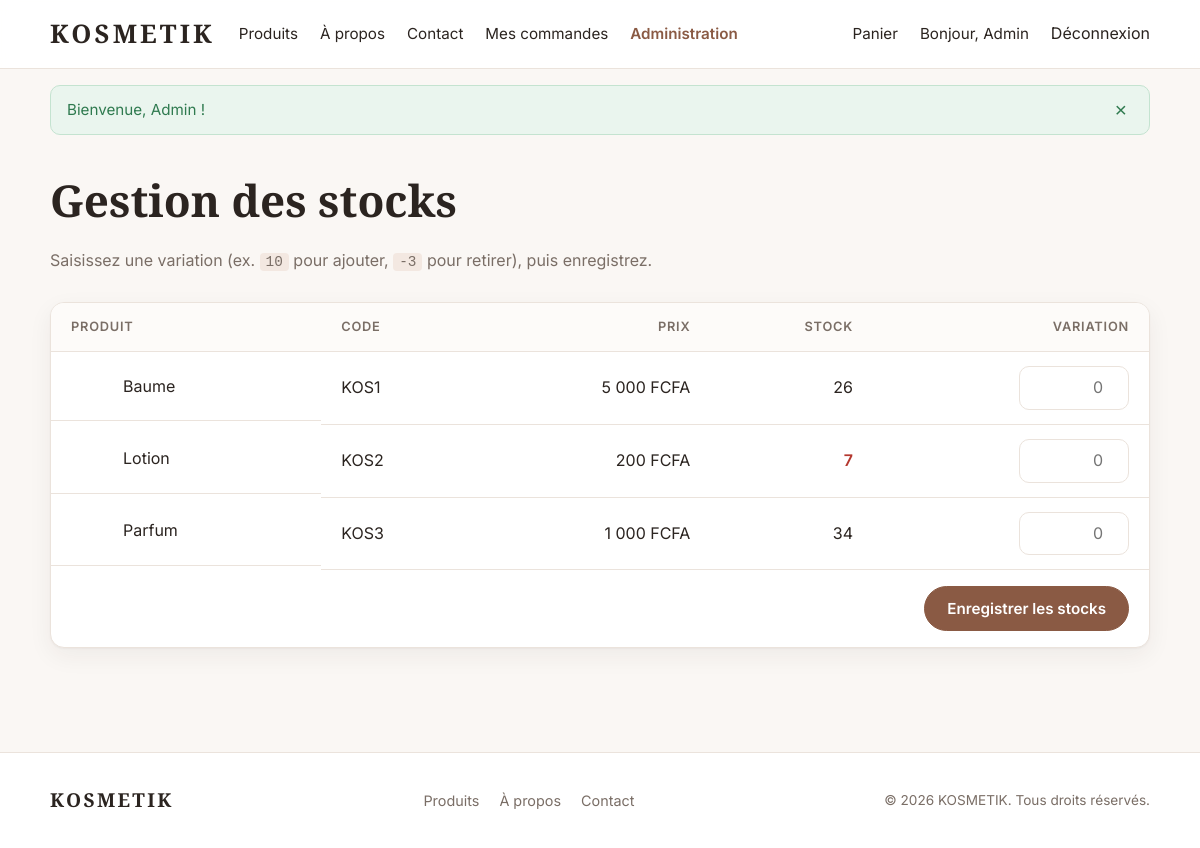
Screenshot of /admin.php (signed in) with the database file from the repository.
### tables this page shows
CREATE TABLE IF NOT EXISTS `products` (
  `id` int(11) NOT NULL auto_increment,
  `product_code` varchar(60) NOT NULL,
  `product_name` varchar(60) NOT NULL,
  `product_desc` tinytext NOT NULL,
  `product_img_name` varchar(60) NOT NULL,
  `qty` int(5) NOT NULL,
  `price` decimal(10,2) NOT NULL,
  PRIMARY KEY  (`id`),
  UNIQUE KEY `product_code` (`product_code`)
);

### includes/bootstrap.php (called while the page is built, shortened)
<?php
$CONFIG = require __DIR__ . '/config.php';
function db(): mysqli
{
    static $db = null;
    global $CONFIG;
    if ($db === null) {
        try {
            $db = new mysqli($CONFIG['db_host'], $CONFIG['db_user'], $CONFIG['db_pass'], $CONFIG['db_name']);
            $db->set_charset('utf8mb4');
        } catch (mysqli_sql_exception $e) {
            error_log('DB connection failed: ' . $e->getMessage());
            http_response_code(503);
            exit('Service momentanément indisponible. Veuillez réessayer plus tard.');
        }
    }
    return $db;
}
function db_query(string $sql, string $types = '', array $params = []): mysqli_stmt
{
    $stmt = db()->prepare($sql);
    $stmt->execute();
    return $stmt;
}
function db_all(string $sql, string $types = '', array $params = []): array
{
    return db_query($sql, $types, $params)->get_result()->fetch_all(MYSQLI_ASSOC);
}
function e(mixed $v): string
{
    return htmlspecialchars((string) $v, ENT_QUOTES | ENT_SUBSTITUTE, 'UTF-8');
}
function money(float|string $amount): string
{
    global $CONFIG;
    return number_format((float) $amount, 0, ',', ' ') . ' ' . $CONFIG['currency'];
}

### includes/config.php (called while the page is built, shortened)
<?php
$config = [
    'app_name'    => 'KOSMETIK',
    'currency'    => 'FCFA',
    'debug'       => getenv('APP_DEBUG') === '1',
    'db_host'     => getenv('DB_HOST') ?: 'localhost',
    'db_name'     => getenv('DB_NAME') ?: 'kosmetik',
    'db_user'     => getenv('DB_USER') ?: 'root',
    'db_pass'     => getenv('DB_PASS') ?: '',
    'smtp_host'   => getenv('SMTP_HOST') ?: 'localhost',
    'smtp_port'   => (int) (getenv('SMTP_PORT') ?: 1025),
    'mail_from'   => getenv('MAIL_FROM') ?: 'no-reply@kosmetik.com',
    'contact_email' => 'support@kosmetik.com',
];
$local = __DIR__ . '/config.local.php';
return $config;

### admin.php (the view, shortened to what this page needs)
<?php
require __DIR__ . '/includes/bootstrap.php';
$products = db_all('SELECT id, product_code, product_name, product_img_name, qty, price FROM products ORDER BY id');
require __DIR__ . '/includes/header.php';
?>
<section class="container page">
  <div class="page-head">
    <h1>Gestion des stocks</h1>
    <p class="muted">Saisissez une variation (ex. <code>10</code> pour ajouter, <code>-3</code> pour retirer), puis enregistrez.</p>
  </div>
  <form method="post" action="admin-update.php" class="card table-wrap">
    <table class="table">
      <thead><tr><th>Produit</th><th>Code</th><th class="num">Prix</th><th class="num">Stock</th><th class="num">Variation</th></tr></thead>
      <tbody>
        <?php foreach ($products as $p): ?>
          <tr>
            <td data-label="Produit" class="admin-product">
              <?= e($p['product_name']) ?>
            </td>
            <td data-label="Code"><?= e($p['product_code']) ?></td>
            <td data-label="Prix" class="num"><?= e(money($p['price'])) ?></td>
            <td data-label="Stock" class="num"><span class="<?= (int) $p['qty'] <= 10 ? 'low-stock' : '' ?>"><?= (int) $p['qty'] ?></span></td>
            <td data-label="Variation" class="num">
              <input class="input-small" type="number" step="1" min="-99999" max="99999" id="q<?= (int) $p['id'] ?>" name="quantity[<?= (int) $p['id'] ?>]" placeholder="0">
            </td>
          </tr>
        <?php endforeach; ?>
      </tbody>
    </table>
    <div class="form-actions"><button type="submit" class="btn">Enregistrer les stocks</button></div>
  </form>
</section>
<?php require __DIR__ . '/includes/footer.php'; ?>

### assets/css/style.css (style rules this page uses)
:root { --bg: #faf7f4; --surface: #ffffff; --text: #2b2420; --muted: #7a6e66; --line: #ebe3dc; --accent: #8a5a44; --accent-dark: #6e4433; --accent-soft: #f3e8e1; --danger: #b4382f; --success: #2f7a4f; --radius: 14px; --shadow: 0 1px 2px rgba(43, 36, 32, .04), 0 8px 24px rgba(43, 36, 32, .06); --serif: 'Cormorant Garamond', Georgia, serif; --sans: 'Inter', system-ui, -apple-system, 'Segoe UI', sans-serif; }
*, *::before, *::after { box-sizing: border-box; }
html { -webkit-text-size-adjust: 100%; }
body { margin: 0; font-family: var(--sans); font-size: 16px; line-height: 1.6; color: var(--text); background: var(--bg); display: flex; flex-direction: column; min-height: 100vh; }
h1, h2, h3 { font-family: var(--serif); font-weight: 600; line-height: 1.15; margin: 0 0 .5em; }
h1 { font-size: clamp(2rem, 4vw, 2.75rem); }
code { background: var(--accent-soft); padding: 1px 6px; border-radius: 4px; font-size: .9em; }
.container { width: 100%; max-width: 1140px; margin: 0 auto; padding: 0 20px; }
.page { padding-top: 40px; padding-bottom: 64px; }
.page-head { margin-bottom: 28px; }
.muted { color: var(--muted); }
.btn { display: inline-flex; align-items: center; justify-content: center; gap: 8px; background: var(--accent); color: #fff; border: 1px solid var(--accent); padding: 12px 22px; border-radius: 999px; font: 600 .95rem var(--sans); text-decoration: none; cursor: pointer; transition: background .15s, transform .05s; }
.card { background: var(--surface); border: 1px solid var(--line); border-radius: var(--radius); box-shadow: var(--shadow); padding: 28px; }
input[type=text], input[type=email], input[type=password], input[type=number], input:not([type]) { width: 100%; padding: 12px 14px; border: 1px solid var(--line); border-radius: 10px; background: #fff; font: inherit; color: var(--text); transition: border-color .15s, box-shadow .15s; }
.input-small { max-width: 110px; padding: 8px 10px !important; text-align: right; }
.form-actions { display: flex; gap: 12px; flex-wrap: wrap; margin-top: 8px; }
.table-wrap { padding: 0; overflow-x: auto; }
.table { width: 100%; border-collapse: collapse; }
.table th, .table td { padding: 14px 20px; text-align: left; border-bottom: 1px solid var(--line); }
.table th { font-size: .8rem; text-transform: uppercase; letter-spacing: .06em; color: var(--muted); font-weight: 600; background: #fdfbf9; }
.table .num { text-align: right; }
.table-wrap .form-actions { padding: 16px 20px; justify-content: flex-end; margin: 0; }
.admin-product { display: flex; align-items: center; gap: 12px; }
.low-stock { color: var(--danger); font-weight: 600; }

### rows the page displays
products: product_name "Baume", product_code "KOS1", price "5 000 FCFA", qty "26"
products: product_name "Lotion", product_code "KOS2", price "200 FCFA", qty "7"
products: product_name "Parfum", product_code "KOS3", price "1 000 FCFA", qty "34"

### other values shown
$CONFIG['app_name'] "KOSMETIK"
$label "Produits"
$label "À propos"
$label "Contact"
$label "Mes commandes"
$user['fname'] "Admin"
$f['msg'] "Bienvenue, Admin !"
